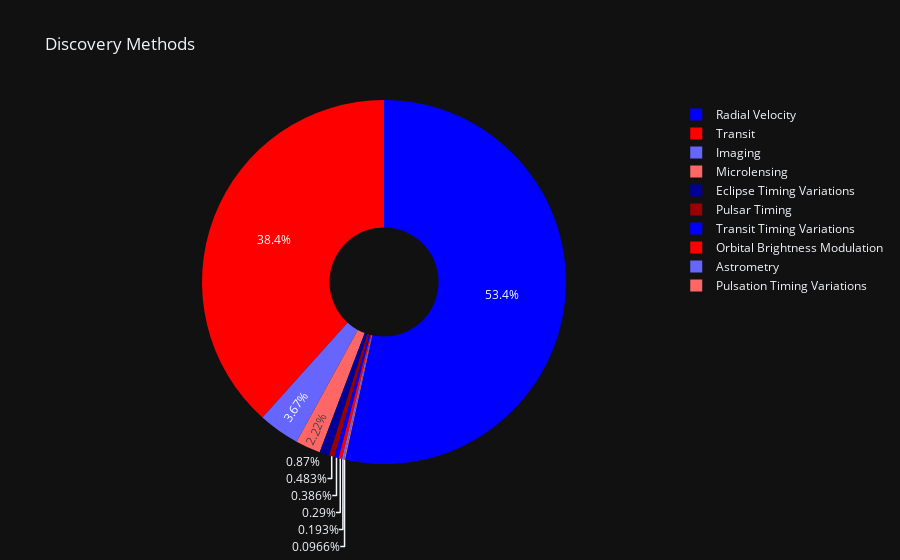

Notebook code cell kept with this figure:
### Code cell
fig = px.pie(df, names='method', title='Discovery Methods',color_discrete_sequence=px.colors.sequential.Bluered, hole=0.3)
fig.show()

### Figure 1 — Plotly figure (JSON) as saved in the notebook; plotly's stock layout.template omitted (floating-point values rounded to 4 significant figures; data arrays with more than 128 entries replaced by an {"elided": "..."} marker saying what was removed)
{"data": [{"domain": {"x": [0, 1], "y": [0, 1]}, "hole": 0.3, "hovertemplate": "method=%{label}<extra></extra>", "labels": {"elided": "1035 str values"}, "legendgroup": "", "name": "", "showlegend": true, "type": "pie"}], "layout": {"legend": {"tracegroupgap": 0}, "piecolorway": ["rgb(0,0,255)", "rgb(255,0,0)"], "title": {"text": "Discovery Methods"}}}
